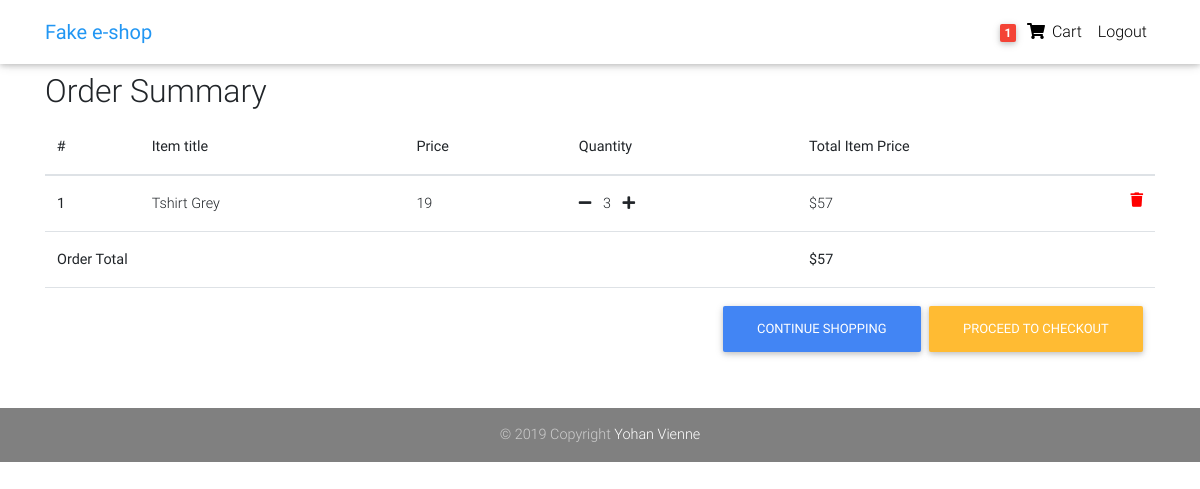
Page /user/order-summary/ (signed in) on the committed database.
### core/models.py (models this page shows, shortened)
class Order(models.Model):
    user = models.ForeignKey(settings.AUTH_USER_MODEL,
                             on_delete=models.CASCADE)
    items = models.ManyToManyField(OrderItem)
    start_date = models.DateTimeField(auto_now_add=True)
    ordered_date = models.DateTimeField()
    ordered = models.BooleanField(default=False)
    def get_total(self):
        total = 0
        for order_item in self.items.all():
            total += order_item.get_final_price()
        return total

class OrderItem(models.Model):
    user = models.ForeignKey(settings.AUTH_USER_MODEL,
                             on_delete=models.CASCADE)
    ordered = models.BooleanField(default=False)
    item = models.ForeignKey(Item, on_delete=models.CASCADE)
    quantity = models.IntegerField(default=1)
    def get_total_item_price(self):
        return self.quantity * self.item.price
    def get_final_price(self):
        if self.item.discount_price:
            return self.get_total_discount_item_price()
        return self.get_total_item_price()

class Item(models.Model):
    title = models.CharField(max_length=100)
    price = models.IntegerField()
    discount_price = models.IntegerField(blank=True, null=True)
    category = models.ForeignKey(Category, on_delete=models.DO_NOTHING)
    label = models.CharField(choices=LABEL_CHOICES, max_length=3, default='NOR')
    img1 = models.ImageField(upload_to='item/')
    slug = models.SlugField()
    description = models.TextField()

### core/views.py (the view)
# urls.py: path('user/order-summary/', OrderSummaryView.as_view(), name='order-summary'),
class OrderSummaryView(LoginRequiredMixin, View):
    def get(self, *args, **kwargs):
        try:
            order = Order.objects.get(user=self.request.user, ordered=False)
            context = {
                'object': order
            }
            return render(self.request, 'order_summary.html', context)
        except ObjectDoesNotExist:
            messages.error(self.request, "You do not have an active order")
            return redirect("/")

### core/templatetags/cart_template_tags.py (called while the page is built)
@register.filter
def cart_item_count(user):
    if user.is_authenticated:
        qs = Order.objects.filter(user=user, ordered=False)
        if qs.exists():
            return qs[0].items.count()
    return 0

### templates/order_summary.html (shortened to what this page needs)
{% extends "base.html" %}
{% block content %}
  <main>
    <div class="container">
    <div class="table-responsive text-nowrap">
    <h2>Order Summary</h2>
    <table class="table">
        <thead>
        <tr>
            <th scope="col">#</th>
            <th scope="col">Item title</th>
            <th scope="col">Price</th>
            <th scope="col">Quantity</th>
            <th scope="col">Total Item Price</th>
        </tr>
        </thead>
        <tbody>
        {% for order_item in object.items.all %}
        <tr>
            <th scope="row">{{ forloop.counter }}</th>
            <td>{{ order_item.item.title }}</td>
            <td>{{ order_item.item.price }}</td>
            <td>
                <a href="{% url 'core:remove-single-item-from-cart' order_item.item.slug %}"><i class="fas fa-minus mr-2"></i></a>
                {{ order_item.quantity }}
                <a href="{% url 'core:add-to-cart' order_item.item.slug %}"><i class="fas fa-plus ml-2"></i></a>
            </td>
            <td>
            {% if order_item.item.discount_price %}
                ${{ order_item.get_total_discount_item_price }}
                <span class="badge badge-primary">Saving ${{ order_item.get_amount_saved }}</span>
            {% else %}
                ${{ order_item.get_total_item_price }}
            {% endif %}
            <a style='color: red;' href="{% url 'core:remove-from-cart' order_item.item.slug %}">
                <i class="fas fa-trash float-right"></i>
            </a>
            </td>
        </tr>
        {% endfor %}
        {% if object.get_total %}
        <tr>
            <td colspan="4"><b>Order Total</b></td>
            <td><b>${{ object.get_total }}</b></td>
        </tr>
        <tr>
            <td colspan="5">
            <a class='btn btn-warning float-right ml-2' href="{% url 'core:checkout' %}"">Proceed to checkout</a>
            <a class='btn btn-primary float-right' href='/'>Continue shopping</a>
            </td>
        </tr>
        {% endif %}
        </tbody>
    </table>
    </div>
    </div>
  </main>
{% endblock content %}

### templates/navbar.html (shortened to what this page needs)
{% load cart_template_tags %}
{% load i18n %}
{% load crispy_forms_tags %}
<nav class="navbar fixed-top navbar-expand-lg navbar-light white scrolling-navbar">
  <div class="container">
    <a class="navbar-brand waves-effect" href="/">
      <strong class="blue-text">Fake e-shop</strong>
    </a>
    <div class="collapse navbar-collapse" id="navbarSupportedContent">
      <ul class="navbar-nav nav-flex-icons">
        {% if request.user.is_authenticated %}
        <li class="nav-item">
          <a href="{% url 'core:order-summary' %}" class="nav-link waves-effect">
            <span class="badge red z-depth-1 mr-1"> {{ request.user|cart_item_count }} </span>
            <i class="fas fa-shopping-cart"></i>
            <span class="clearfix d-none d-sm-inline-block"> Cart </span>
          </a>
        </li>
        <li class="nav-item">
          <a class="nav-link waves-effect" href="{% url 'account_logout' %}">
            <span class="clearfix d-none d-sm-inline-block"> Logout </span>
          </a>
        </li>
        {% endif %}
      </ul>
    </div>
  </div>
</nav>
        {% load socialaccount %}

### templates/base.html (style rules this page uses)
html, body, header, .carousel { height: 100vh; }
body { position: relative; }

### rows in the picture
OrderItem: item "Tshirt Grey", item.price "19", quantity "3", get_total_item_price "57"
Order: get_total "57"

### other values in the picture
{{ request.user|cart_item_count }} "1"
